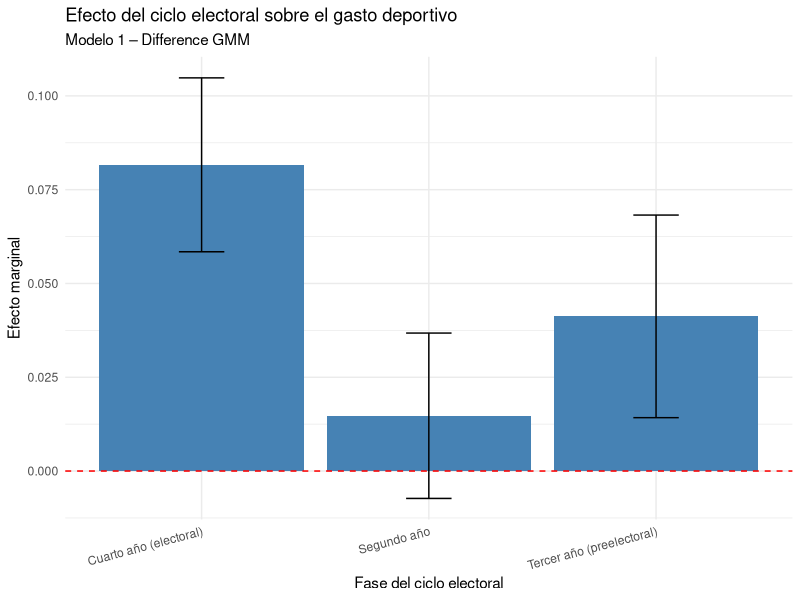

Source code (R):
# -----------------------------
# MODELO 1 REFINADO - TODAS LAS MUNICIPALIDADES
# -----------------------------
library(plm)
library(dplyr)
library(readxl)
library(ggplot2)

# Cargar datos
datos <- read_excel("Dataset_DISTRITAL.xlsx", sheet = "Hoja1")

# -----------------------------
# 1) Filtrado: unidades con suficiente T (>=4 observaciones)
# -----------------------------
min_T <- 4
unidades_ok <- datos %>%
  group_by(UBIGEO) %>%
  summarise(T_obs = n_distinct(AÑO)) %>%
  filter(T_obs >= min_T) %>%
  pull(UBIGEO)

datos_m1 <- datos %>%
  filter(UBIGEO %in% unidades_ok)

cat("Unidades retenidas:", length(unique(datos_m1$UBIGEO)), "con T >=", min_T, "\n")

# -----------------------------
# 2) Construcción de variables clave (según recomendaciones)
# -----------------------------
datos_m1 <- datos_m1 %>%
  mutate(
    # Ciclo electoral
    CICLO_ELECTORAL_2 = ifelse(CICLO_ELECTORAL == 2, 1, 0),
    CICLO_ELECTORAL_3 = ifelse(CICLO_ELECTORAL == 3, 1, 0),
    CICLO_ELECTORAL_4 = ifelse(CICLO_ELECTORAL == 4, 1, 0),
    # Infraestructura: separar mayor / menor
    INFRA_MAYOR = (coalesce(ESTADIOS,0) + coalesce(COMPLEJOS_DEPORTIVOS,0) + coalesce(COLISEOS_DEPORTIVOS,0)),
    INFRA_MENOR = (coalesce(LOSAS_MULTIDEPORTIVAS,0) + coalesce(LOSAS_FULBITO,0) +
                     coalesce(LOSAS_VOLEY,0) + coalesce(LOSAS_BASQUET,0) + coalesce(PARQUES_ZONALES,0)
                   + coalesce(PISCINAS,0) + coalesce(GIMNASIOS,0)),
    # Capacidad administrativa – desagregada
    PROFESIONALES = 1000*(PROFESIONALES/exp(LOG_POB)),
    # Participación / gobernanza
    TRANSPARENCIA = coalesce(TRANSPARENCIA, 0),
    PARTICIPACION = (coalesce(PARTICIPA_PP, 0) + coalesce(JUNTA_DELEGADOS_ACTIVIDAD, 0)),  
    CAPACIDAD_PLAN = coalesce(PDMC, 0) + coalesce(PEI, 0), # planificación y PEI
    # Variables fiscales / sectoriales
    PROP_PIM_TRANSFERENCIAS_PP0101 = coalesce(PROP_PIM_TRANSFERENCIAS_PP0101, NA),
    PROP_PP0101_SOBRE_TOTAL_PIM = coalesce(PROP_PP0101_SOBRE_TOTAL_PIM, NA),
    NIVEL_EJECUCION_PP0101 = coalesce(NIVEL_EJECUCION_PP0101, NA),
    # Demografía
    POB_VARONES = coalesce(POB_VARONES, NA),
    POB_15_64 = coalesce(POB_15_64, NA),
    POB_URBANA = coalesce(POB_URBANA, NA)
  )

# Si quieres usar proporción de gasto como variable dependiente, descomenta la siguiente línea:
datos_m1 <- datos_m1 %>% mutate(PROP_GASTO_DEPORTE = PROP_GASTO_INFRAESTRUCTURA_DEPORTIVA_Y_RECREATIVA_PP0101)

# -----------------------------
# 3) Selección final de variables y limpieza de filas con NA críticas
# -----------------------------
vars_modelo <- c("UBIGEO", "AÑO",
                 "PROP_GASTO_DEPORTE", # dependiente actual en tu script
                 "CICLO_ELECTORAL_2", "CICLO_ELECTORAL_3", "CICLO_ELECTORAL_4",
                 "NIVEL_EJECUCION_PP0101",
                 "PROP_PIM_TRANSFERENCIAS_PP0101",
                 "PROP_PP0101_SOBRE_TOTAL_PIM",
                 "POB_VARONES", "POB_15_64", "POB_URBANA",
                 "PROFESIONALES", "TRANSPARENCIA",
                 "INFRA_MAYOR", "INFRA_MENOR",
                 "PARTICIPACION", "CAPACIDAD_PLAN")

# Mantener solo filas con al menos la dependiente y las variables esenciales no-NA
datos_m1 <- datos_m1 %>%
  select(all_of(vars_modelo)) %>%
  filter(!is.na(PROP_GASTO_DEPORTE)) %>%
  # opcional: eliminar filas con NA en controles clave (ajusta según disponibilidad)
  filter(!is.na(PROP_PIM_TRANSFERENCIAS_PP0101) | TRUE) # si quieres ser laxo, usa TRUE

# -----------------------------
# 4) Convertir a panel (pdata.frame) con orden consistente
# -----------------------------
datos_panel <- datos_m1 %>%
  arrange(UBIGEO, AÑO) %>%
  pdata.frame(index = c("UBIGEO", "AÑO"))

# chequeos rápidos
cat("Dimensiones panel:", dim(datos_panel), "\n")
cat("Unidades (N):", length(unique(index(datos_panel, "UBIGEO"))), "\n")
cat("T (promedio):", mean(table(index(datos_panel, "UBIGEO"))), "\n")

# -----------------------------
# 5) Especificación GMM parsimoniosa (instrumentación conservadora)
# -----------------------------
# Instrumentamos solo la variable dinámica (lag 1) con rezago 2 (evitamos 3:4 para no proliferar).
# No incluimos dummies de año (evitan singularidad en System GMM).
formula_pgmm <- as.formula(
  paste0("PROP_GASTO_DEPORTE ~ lag(PROP_GASTO_DEPORTE, 1) + ",
         "CICLO_ELECTORAL_2 + CICLO_ELECTORAL_3 + CICLO_ELECTORAL_4 + ",
         "PROP_PIM_TRANSFERENCIAS_PP0101 + PROP_PP0101_SOBRE_TOTAL_PIM + ",
         "POB_VARONES + POB_15_64 + POB_URBANA + PROFESIONALES + TRANSPARENCIA + ",
         "NIVEL_EJECUCION_PP0101 + INFRA_MAYOR + INFRA_MENOR + PARTICIPACION + CAPACIDAD_PLAN | ",
         "lag(PROP_GASTO_DEPORTE, 2:3) +  lag(PROP_PIM_TRANSFERENCIAS_PP0101, 2)")
)

cat("Fórmula GMM:\n"); print(formula_pgmm)

# -----------------------------
# 6) Estimación Difference GMM (d) con control de errores
# -----------------------------

run_pgmm_diff <- function(formula, data_panel,
                          effect = "individual",
                          model = "twosteps",
                          collapse = TRUE) {
  res <- tryCatch({
    pgmm(
      formula = formula,
      data = data_panel,
      effect = effect,
      model = model,
      transformation = "d",   # Difference GMM
      collapse = collapse
    )
  }, error = function(e) {
    message("Error en Difference GMM: ", e$message)
    return(NULL)
  })
  return(res)
}

# Estimar Difference GMM
modelo_diff <- run_pgmm_diff(formula_pgmm, datos_panel)

if (is.null(modelo_diff)) {
  stop("No se pudo estimar el modelo Difference GMM. Revisar datos, instrumentación o especificación.")
}

modelo_final <- modelo_diff
modelo_tipo <- "Difference GMM"

# -----------------------------
# 7) Resumen y diagnósticos
# -----------------------------
cat("MODELO EJECUTADO (tipo):", modelo_tipo, "\n")

s <- summary(modelo_final)
print(s)

# Pruebas de diagnóstico (si están disponibles)
if (!is.null(s$test)) {
  cat("Pruebas de diagnóstico (AR(1), AR(2), Sargan/Hansen):\n")
  print(s$test)
}

# -----------------------------
# 8) Extraer coeficientes de interés y gráfico (CICLO_ELECTORAL_2, 3 y 4)
# -----------------------------

coef_tab <- tryCatch(coef(summary(modelo_final)), error = function(e) NULL)
vars_ciclo <- c("CICLO_ELECTORAL_2", "CICLO_ELECTORAL_3", "CICLO_ELECTORAL_4")
if (!is.null(coef_tab) && all(vars_ciclo %in% rownames(coef_tab))) {
  df_plot <- data.frame(
    Ciclo = c("Segundo año",
              "Tercer año (preelectoral)",
              "Cuarto año (electoral)"),
    Estimate = coef_tab[vars_ciclo, "Estimate"],
    SE = coef_tab[vars_ciclo, "Std. Error"]
  )
  # Mostrar resultados numéricos
  cat("Coeficientes del ciclo electoral:\n")
  print(
    data.frame(
      Variable = vars_ciclo,
      Estimate = round(df_plot$Estimate, 4),
      Std_Error = round(df_plot$SE, 4)
    )
  )
  
  # Gráfico de barras con IC al 95%
  ggplot(df_plot, aes(x = Ciclo, y = Estimate)) +
    geom_bar(stat = "identity", fill = "steelblue") +
    geom_errorbar(
      aes(ymin = Estimate - 1.96 * SE,
          ymax = Estimate + 1.96 * SE),
      width = 0.2
    ) +
    geom_hline(yintercept = 0, linetype = "dashed", color = "red") +
    theme_minimal() +
    labs(
      title = "Efecto del ciclo electoral sobre el gasto deportivo",
      subtitle = "Modelo 1 – Difference GMM",
      y = "Efecto marginal",
      x = "Fase del ciclo electoral"
    ) +
    theme(axis.text.x = element_text(angle = 15, hjust = 1))
  
} else {
  message("No se encontraron todas las dummies del ciclo electoral en la tabla de coeficientes.")
}
